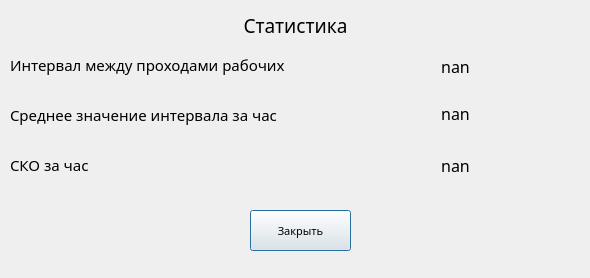
<?xml version="1.0" encoding="UTF-8"?>
<ui version="4.0">
 <class>Stats</class>
 <widget class="QDialog" name="Stats">
  <property name="geometry">
   <rect>
    <x>0</x>
    <y>0</y>
    <width>590</width>
    <height>278</height>
   </rect>
  </property>
  <property name="font">
   <font>
    <family>Bell MT</family>
   </font>
  </property>
  <property name="windowTitle">
   <string>Dialog</string>
  </property>
  <widget class="QLabel" name="Title">
   <property name="geometry">
    <rect>
     <x>10</x>
     <y>10</y>
     <width>571</width>
     <height>31</height>
    </rect>
   </property>
   <property name="font">
    <font>
     <family>Bell MT</family>
     <pointsize>8</pointsize>
     <weight>50</weight>
     <bold>false</bold>
     <strikeout>false</strikeout>
    </font>
   </property>
   <property name="layoutDirection">
    <enum>Qt::LeftToRight</enum>
   </property>
   <property name="text">
    <string>&lt;html&gt;&lt;head/&gt;&lt;body&gt;&lt;p align=&quot;center&quot;&gt;&lt;span style=&quot; font-size:14pt;&quot;&gt;Статистика&lt;/span&gt;&lt;/p&gt;&lt;/body&gt;&lt;/html&gt;</string>
   </property>
  </widget>
  <widget class="QPushButton" name="closeButton">
   <property name="geometry">
    <rect>
     <x>250</x>
     <y>210</y>
     <width>101</width>
     <height>41</height>
    </rect>
   </property>
   <property name="font">
    <font>
     <family>Bell MT</family>
     <pointsize>8</pointsize>
     <weight>50</weight>
     <bold>false</bold>
     <strikeout>false</strikeout>
    </font>
   </property>
   <property name="layoutDirection">
    <enum>Qt::LeftToRight</enum>
   </property>
   <property name="text">
    <string>Закрыть</string>
   </property>
  </widget>
  <widget class="QLabel" name="IntTitle">
   <property name="geometry">
    <rect>
     <x>10</x>
     <y>50</y>
     <width>381</width>
     <height>31</height>
    </rect>
   </property>
   <property name="font">
    <font>
     <family>Bell MT</family>
     <pointsize>8</pointsize>
     <weight>50</weight>
     <bold>false</bold>
     <strikeout>false</strikeout>
    </font>
   </property>
   <property name="layoutDirection">
    <enum>Qt::LeftToRight</enum>
   </property>
   <property name="text">
    <string>&lt;html&gt;&lt;head/&gt;&lt;body&gt;&lt;p align=&quot;justify&quot;&gt;&lt;span style=&quot; font-size:11pt;&quot;&gt;Интервал между проходами рабочих&lt;/span&gt;&lt;/p&gt;&lt;/body&gt;&lt;/html&gt;</string>
   </property>
  </widget>
  <widget class="QLabel" name="AvIntTitle">
   <property name="geometry">
    <rect>
     <x>10</x>
     <y>100</y>
     <width>361</width>
     <height>31</height>
    </rect>
   </property>
   <property name="font">
    <font>
     <family>Bell MT</family>
     <pointsize>8</pointsize>
     <weight>50</weight>
     <bold>false</bold>
     <strikeout>false</strikeout>
    </font>
   </property>
   <property name="layoutDirection">
    <enum>Qt::LeftToRight</enum>
   </property>
   <property name="text">
    <string>&lt;html&gt;&lt;head/&gt;&lt;body&gt;&lt;p align=&quot;justify&quot;&gt;&lt;span style=&quot; font-size:11pt;&quot;&gt;Среднее значение интервала за час&lt;/span&gt;&lt;/p&gt;&lt;/body&gt;&lt;/html&gt;</string>
   </property>
  </widget>
  <widget class="QLabel" name="SKOTitle">
   <property name="geometry">
    <rect>
     <x>10</x>
     <y>150</y>
     <width>371</width>
     <height>31</height>
    </rect>
   </property>
   <property name="font">
    <font>
     <family>Bell MT</family>
     <pointsize>8</pointsize>
     <weight>50</weight>
     <bold>false</bold>
     <strikeout>false</strikeout>
    </font>
   </property>
   <property name="layoutDirection">
    <enum>Qt::LeftToRight</enum>
   </property>
   <property name="text">
    <string>&lt;html&gt;&lt;head/&gt;&lt;body&gt;&lt;p align=&quot;justify&quot;&gt;&lt;span style=&quot; font-size:11pt;&quot;&gt;СКО за час&lt;/span&gt;&lt;/p&gt;&lt;/body&gt;&lt;/html&gt;</string>
   </property>
  </widget>
  <widget class="QLabel" name="Int">
   <property name="geometry">
    <rect>
     <x>400</x>
     <y>30</y>
     <width>111</width>
     <height>51</height>
    </rect>
   </property>
   <property name="font">
    <font>
     <family>Bell MT</family>
     <pointsize>12</pointsize>
     <weight>50</weight>
     <bold>false</bold>
     <strikeout>false</strikeout>
    </font>
   </property>
   <property name="layoutDirection">
    <enum>Qt::LeftToRight</enum>
   </property>
   <property name="text">
    <string>&lt;html&gt;&lt;head/&gt;&lt;body&gt;&lt;p align=&quot;center&quot;&gt;&lt;span style=&quot; font-size:12pt;&quot;&gt;&lt;br/&gt;nan&lt;/span&gt;&lt;/p&gt;&lt;/body&gt;&lt;/html&gt;</string>
   </property>
  </widget>
  <widget class="QLabel" name="AvInt">
   <property name="geometry">
    <rect>
     <x>380</x>
     <y>80</y>
     <width>151</width>
     <height>41</height>
    </rect>
   </property>
   <property name="font">
    <font>
     <family>Bell MT</family>
     <pointsize>12</pointsize>
     <weight>50</weight>
     <bold>false</bold>
     <strikeout>false</strikeout>
    </font>
   </property>
   <property name="layoutDirection">
    <enum>Qt::LeftToRight</enum>
   </property>
   <property name="text">
    <string>&lt;html&gt;&lt;head/&gt;&lt;body&gt;&lt;p align=&quot;center&quot;&gt;&lt;span style=&quot; font-size:12pt;&quot;&gt;&lt;br/&gt;nan&lt;/span&gt;&lt;/p&gt;&lt;/body&gt;&lt;/html&gt;</string>
   </property>
  </widget>
  <widget class="QLabel" name="SKO">
   <property name="geometry">
    <rect>
     <x>390</x>
     <y>150</y>
     <width>131</width>
     <height>31</height>
    </rect>
   </property>
   <property name="font">
    <font>
     <family>Bell MT</family>
     <pointsize>12</pointsize>
     <weight>50</weight>
     <bold>false</bold>
     <strikeout>false</strikeout>
    </font>
   </property>
   <property name="layoutDirection">
    <enum>Qt::LeftToRight</enum>
   </property>
   <property name="text">
    <string>&lt;html&gt;&lt;head/&gt;&lt;body&gt;&lt;p align=&quot;center&quot;&gt;&lt;span style=&quot; font-size:12pt;&quot;&gt;nan&lt;/span&gt;&lt;/p&gt;&lt;/body&gt;&lt;/html&gt;</string>
   </property>
  </widget>
 </widget>
 <resources/>
 <connections/>
</ui>
